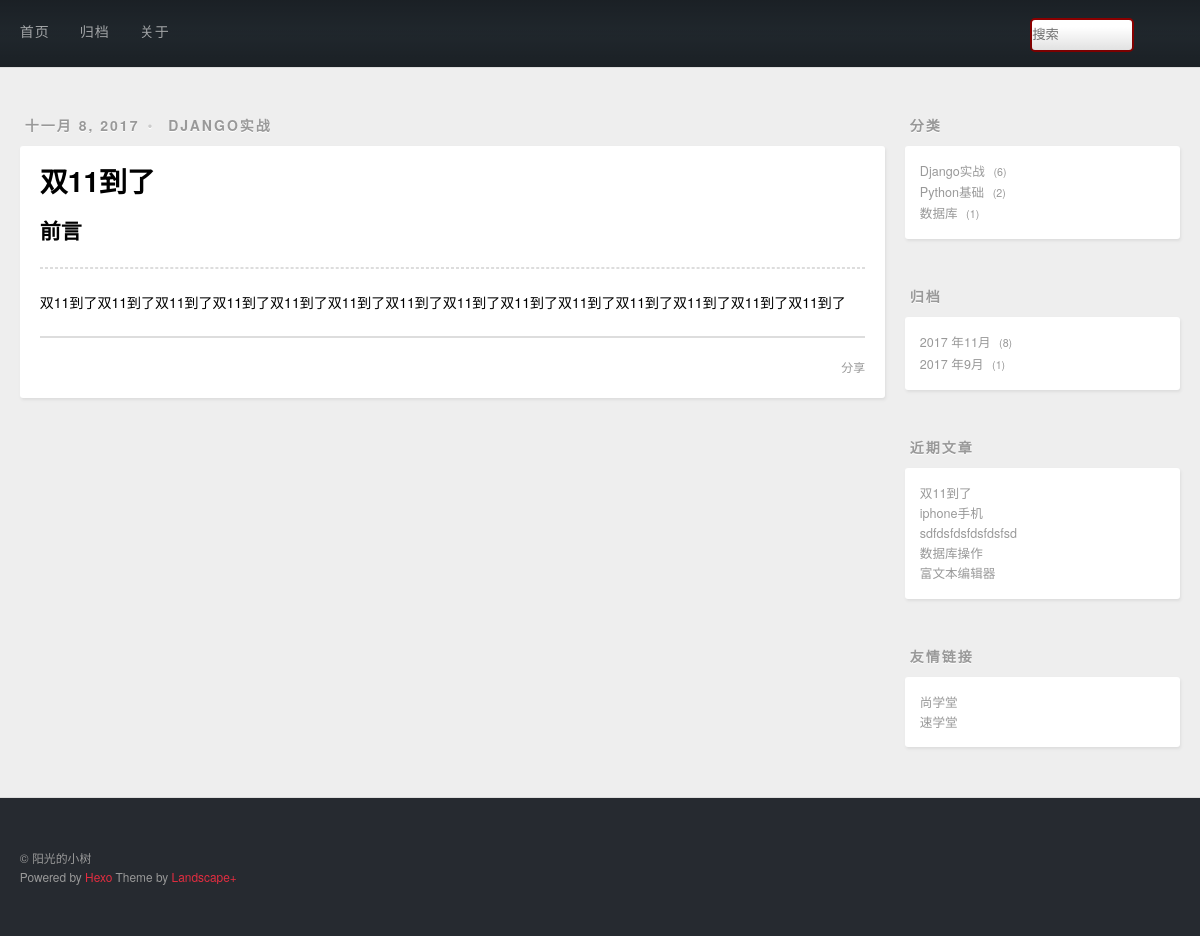
Screenshot of /post/details/8 with the database file from the repository.
### post/models.py (models this page shows, shortened)
class Post(models.Model):
    title = models.CharField(max_length=20)
    desc = RichTextUploadingField()
    content = models.TextField()
    created = models.DateField(auto_now_add=True)
    modified = models.DateTimeField(auto_now=True)
    category = models.ForeignKey(Category)
    tags = models.ManyToManyField(Tag)

class Category(models.Model):
    name = models.CharField(max_length=20,unique=True)
    def __unicode__(self):
        return u'%s'%self.name

### post/views.py (the view)
# urls.py: url(r'^post/details/(\d+)$',views.post_details_view),
def post_details_view(request,post_id):
    try:
        post = Post.objects.get(id=post_id)
    except:
        pass
    return render(request, 'details.html', {'post': post})

### post/contextprocessor.py (called while the page is built)
def slider_context_processor(request):
    context ={}
    context['category']=Post.objects.values('category','category__name').annotate(count = Count('*'))
    archive = Post.objects.values('created').order_by('-created')
    context['archive']=archive
    context['recent']=Post.objects.order_by('-created').all()[:5]
    return context

### post/templatetags/custommark.py (called while the page is built)
@register.filter
def mark(value):
    return  markdown.markdown(value)

### post/templates/details.html (shortened to what this page needs)
{% extends 'base.html' %}
{% load custommark %}
{% block main %}
    <article class="article article-type-post">
        <div class="article-meta">
          <a class="article-date">
            <time>{{ post.created|date }}</time>
          </a>
          <div class="article-category">
            <a class="article-category-link" href="#" target="_blank">{{ post.category }}</a>
          </div>
        </div>
        <div class="article-inner">
            <header class="article-header">
                <h1 itemprop="name">
                    <a class="article-title">{{ post.title }}</a>
                </h1>
            </header>
    <div class="article-entry" itemprop="articleBody">
        <h2>前言</h2>
        <hr>
    {{ post.content|mark|safe }}
    </div>
    <footer class="article-footer">
      <a data-url="存放文章的url" class="article-share-link">分享</a>
    </footer>
  </div>
    </article>
{% endblock main %}

### templates/slider.html
<aside id="sidebar">
  <div class="widget-wrap">
    <h3 class="widget-title">分类</h3>
    <div class="widget">
      <ul class="category-list">
          {% for cate in category %}
              <li class="category-list-item">
              <a class="category-list-link" href="/category/{{ cate.category }}">{{ cate.category__name }}</a>
              <span class="category-list-count">{{ cate.count }}</span>
          </li>
          {% endfor cate %}
      </ul>
      </div>
  </div>
  <div class="widget-wrap">
    <h3 class="widget-title">归档</h3>
    <div class="widget">
      <ul class="archive-list">
           {% regroup archive by created.year as year_group  %}
          {% for year in year_group %}
              {%  regroup year.list by created.month  as month_group %}
                  {% for month in month_group %}
          <li class="archive-list-item">
                      <a class="archive-list-link" href="/archive/{{ year.grouper }}/{{month.grouper}}">{{ year.grouper  }} 年{{ month.grouper }}月</a>
              <span class="archive-list-count">{{ month.list|length }}</span>
          </li>{% endfor  %}
       {% endfor %}
      </ul>
    </div>
  </div>
  <div class="widget-wrap">
    <h3 class="widget-title">近期文章</h3>
    <div class="widget">
      <ul>
         {% for p in recent %}
              <li>
            <a href="/post/details/{{ p.id }}" target="_blank">{{ p.title }}</a>
          </li>
          {% endfor %}
      </ul>
    </div>
  </div>
  <div class="widget-wrap">
    <h3 class="widget-title">友情链接</h3>
    <div class="widget">
      <ul>
          <li>
            <a href="http://www.bjsxt.com/" target="_blank">尚学堂</a>
          </li>
          <li>
            <a href="http://www.sxt.cn/" target="_blank">速学堂</a>
          </li>
      </ul>
    </div>
  </div>
</aside>

### rows the page displays
Post: created "十一月 8, 2017", category "DJANGO实战", title "双11到了", content|mark "双11到了双11到了双11到了双11到了双11到了双11到了双11到了双11到了双11到了双11到了双11到了双11到了双11到了双11到了"
Post: title "iphone手机"
Post: title "sdfdsfdsfdsfdsfsd"
Post: title "数据库操作"
Post: title "富文本编辑器"

### other values shown
{{ cate.category__name }} "Django实战" "Python基础" "数据库"
{{ cate.count }} "6" "2" "1"
{{ year.grouper }} "2017" "2017"
{{ month.grouper }} "11" "9"
{{ month.list|length }} "8" "1"
